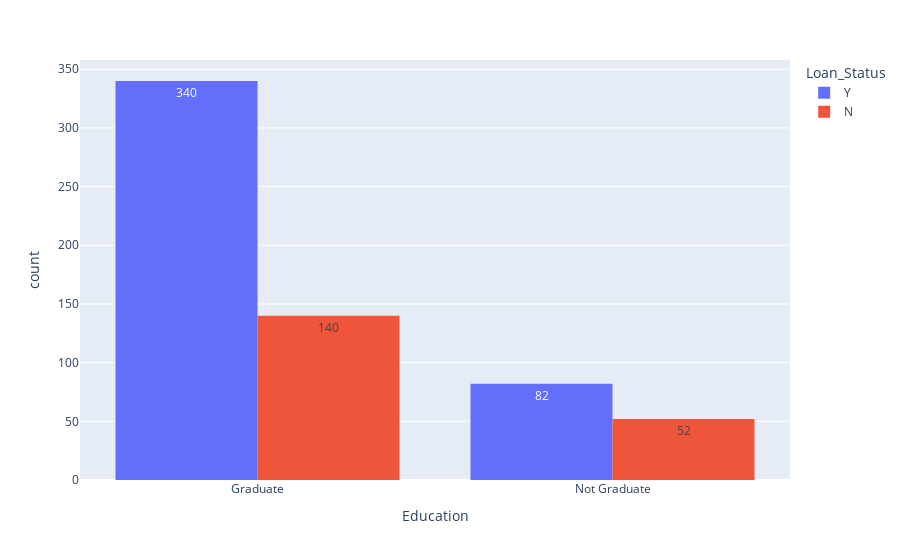

The code cell stored with this chart in its notebook:
### Code cell
px.histogram(x=df.Education, color=df.Loan_Status, barmode='group', text_auto=True)

### Figure 1 — Plotly figure (JSON) as saved in the notebook; plotly's stock layout.template omitted (floating-point values rounded to 4 significant figures; data arrays with more than 128 entries replaced by an {"elided": "..."} marker saying what was removed)
{"data": [{"alignmentgroup": "True", "bingroup": "x", "hovertemplate": "Loan_Status=Y<br>Education=%{x}<br>count=%{y}<extra></extra>", "legendgroup": "Y", "marker": {"color": "#636efa", "pattern": {"shape": ""}}, "name": "Y", "offsetgroup": "Y", "orientation": "v", "showlegend": true, "texttemplate": "%{value}", "type": "histogram", "x": {"elided": "422 str values"}, "xaxis": "x", "yaxis": "y"}, {"alignmentgroup": "True", "bingroup": "x", "hovertemplate": "Loan_Status=N<br>Education=%{x}<br>count=%{y}<extra></extra>", "legendgroup": "N", "marker": {"color": "#EF553B", "pattern": {"shape": ""}}, "name": "N", "offsetgroup": "N", "orientation": "v", "showlegend": true, "texttemplate": "%{value}", "type": "histogram", "x": {"elided": "192 str values"}, "xaxis": "x", "yaxis": "y"}], "layout": {"barmode": "group", "legend": {"title": {"text": "Loan_Status"}, "tracegroupgap": 0}, "margin": {"t": 60}, "xaxis": {"anchor": "y", "domain": [0, 1], "title": {"text": "Education"}}, "yaxis": {"anchor": "x", "domain": [0, 1], "title": {"text": "count"}}}}
